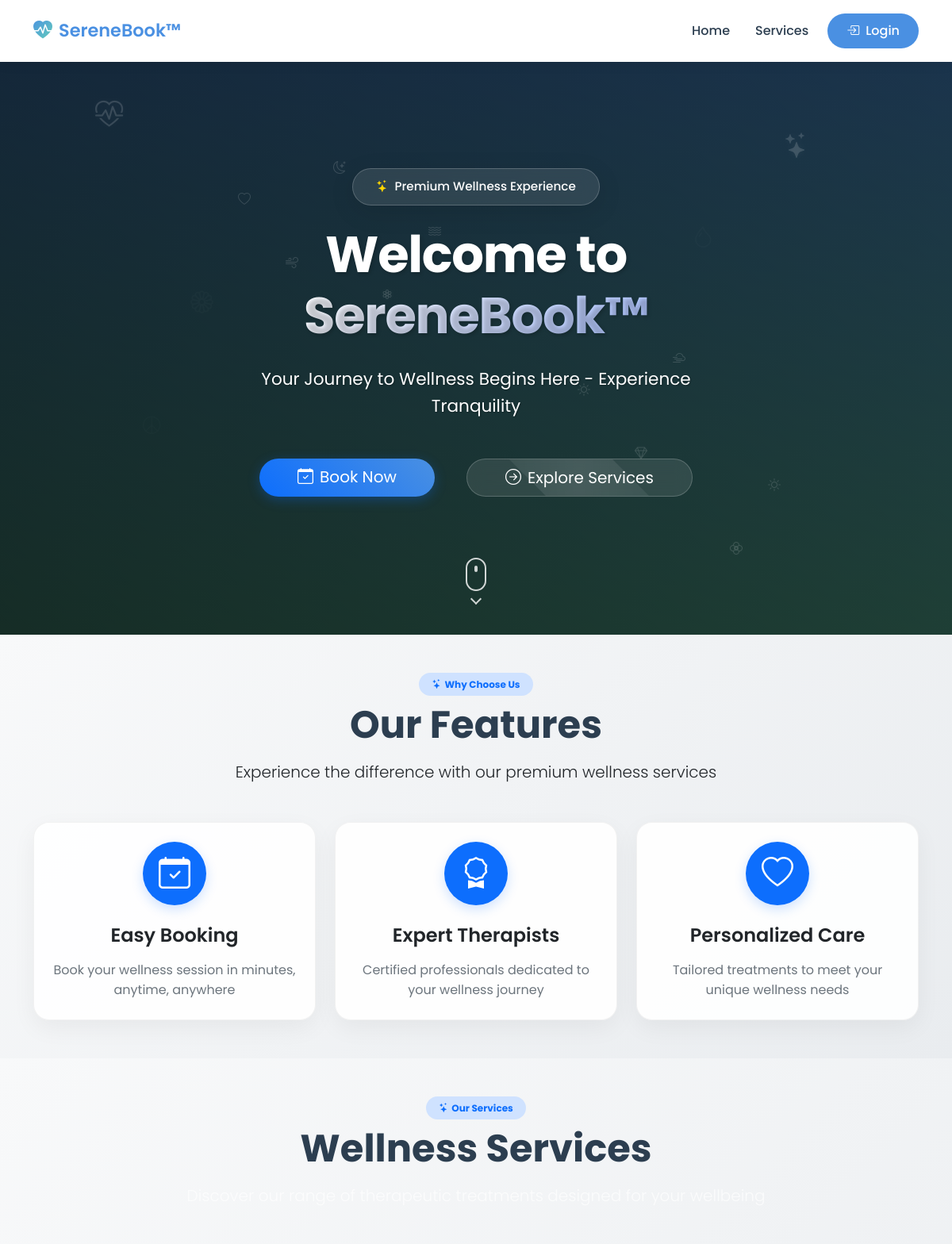
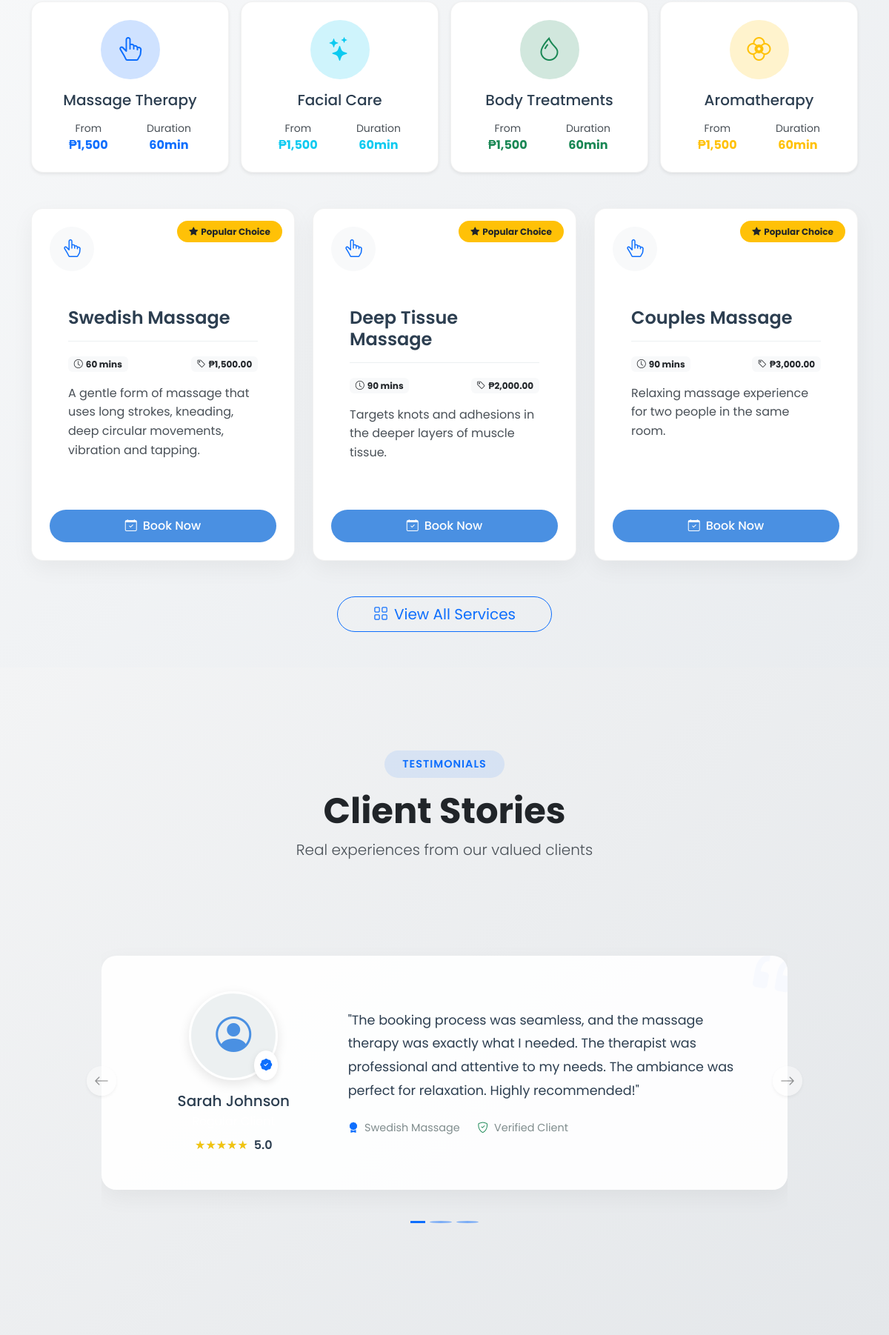
The page / (upper part) on the database its author committed (2 pictures, top to bottom).
### tables this page shows
CREATE TABLE IF NOT EXISTS Services (
    service_id INT AUTO_INCREMENT PRIMARY KEY,
    service_name VARCHAR(100) NOT NULL,
    description TEXT,
    duration INT NOT NULL,
    price DECIMAL(10,2) NOT NULL,
    service_type ENUM('massage', 'facial', 'body') NOT NULL,
    image VARCHAR(255) DEFAULT 'placeholder.jpg',
    popularity INT DEFAULT 0,
    is_popular BOOLEAN DEFAULT FALSE,
    is_deleted BOOLEAN DEFAULT FALSE,
    created_at TIMESTAMP DEFAULT CURRENT_TIMESTAMP,
    updated_at TIMESTAMP DEFAULT CURRENT_TIMESTAMP ON UPDATE CURRENT_TIMESTAMP
);

### app/views/home.php (the view, shortened to what the rows shown need)
<?php include 'templates/header.php'; ?>
<div class="hero-section position-relative overflow-hidden">
    <div class="hero-content text-center text-white d-flex align-items-center min-vh-100">
        <div class="container py-5">
            <div class="row justify-content-center">
                <div class="col-lg-8">
                    <h1 class="hero-title mb-4" data-aos="fade-up" data-aos-duration="1000">
                        Welcome to <span class="text-gradient">SereneBook™</span>
                    </h1>
                </div>
            </div>
        </div>
    </div>
</div>
<section class="features-section py-5 bg-light">
    <div class="container">
        <div class="section-header text-center mb-5" data-aos="fade-up">
            <h2 class="display-5 fw-bold mb-3">Our Features</h2>
        </div>
    </div>
</section>
<section class="services-section py-5 bg-light">
    <div class="container">
        <div class="section-header text-center mb-5" data-aos="fade-up">
            <h2 class="display-5 fw-bold mb-3">Wellness Services</h2>
        </div>
        <div class="featured-services">
            <div class="row g-4">
                <?php if (!empty($all_services)): ?>
                    <?php foreach (array_slice($all_services, 0, 3) as $service): ?>
                    <div class="col-lg-4 col-md-6" data-aos="fade-up">
                        <div class="service-card bg-white rounded-4 p-4 position-relative hover-lift d-flex flex-column h-100">
                            <?php if ($service['is_popular']): ?>
                            <div class="popular-badge position-absolute">
                                <span class="badge bg-warning text-dark rounded-pill px-3 py-2">
                                    <i class="bi bi-star-fill me-1"></i>Popular Choice
                                </span>
                            </div>
                            <?php endif; ?>
                            <div class="service-icon-wrapper mb-4">
                                <?php
                                $iconClass = match($service['service_type']) {
                                    'massage' => 'bi-hand-index-thumb text-primary',
                                    'facial' => 'bi-stars text-info',
                                    'body' => 'bi-droplet text-success',
                                    default => 'bi-flower2 text-warning'
                                };
                                ?>
                                <div class="service-icon bg-light rounded-circle">
                                    <i class="bi <?php echo $iconClass; ?>"></i>
                                </div>
                            </div>
                            <div class="service-content flex-grow-1">
                                <h3 class="service-title h5 mb-3">
                                    <?php echo htmlspecialchars($service['service_name']); ?>
                                </h3>
                                <div class="service-meta mb-3">
                                    <span class="badge bg-light text-dark me-2">
                                        <i class="bi bi-clock me-1"></i><?php echo $service['duration']; ?> mins
                                    </span>
                                    <span class="badge bg-light text-dark">
                                        <i class="bi bi-tag me-1"></i>₱<?php echo number_format($service['price'], 2); ?>
                                    </span>
                                </div>
                                <p class="service-description text-dark-emphasis mb-4">
                                    <?php echo htmlspecialchars($service['description']); ?>
                                </p>
                            </div>
                            <div class="service-action mt-auto pt-3">
                                <a href="<?php echo BASE_URL; ?>/public/booking?service=<?php echo $service['service_id']; ?>"
                                   class="btn btn-primary w-100 rounded-pill">
                                    <i class="bi bi-calendar-check me-2"></i>Book Now
                                </a>
                            </div>
                        </div>
                    </div>
                    <?php endforeach; ?>
                <?php endif; ?>
            </div>
        </div>
    </div>
</section>
<section class="testimonials-section py-6 bg-light position-relative">
    <div class="container position-relative">
        <div class="text-center mb-5">
            <h2 class="display-5 fw-bold text-dark mb-2" data-aos="fade-up">Client Stories</h2>
        </div>
    </div>
</section>
<?php include 'templates/footer.php'; ?>

### rows shown on the page
services: is_popular 1 (drawn), service_name "Swedish Massage", duration "60", price "1,500.00", description "A gentle form of massage that uses long strokes, kneading, deep circular movements, vibration and tapping."
services: is_popular 1 (drawn), service_name "Deep Tissue Massage", duration "90", price "2,000.00", description "Targets knots and adhesions in the deeper layers of muscle tissue."
services: is_popular 1 (drawn), service_name "Couples Massage", duration "90", price "3,000.00", description "Relaxing massage experience for two people in the same room."

### other values the page prints
$category['name'] "Massage Therapy"
$category['name'] "Facial Care"
$category['name'] "Body Treatments"
$category['name'] "Aromatherapy"
